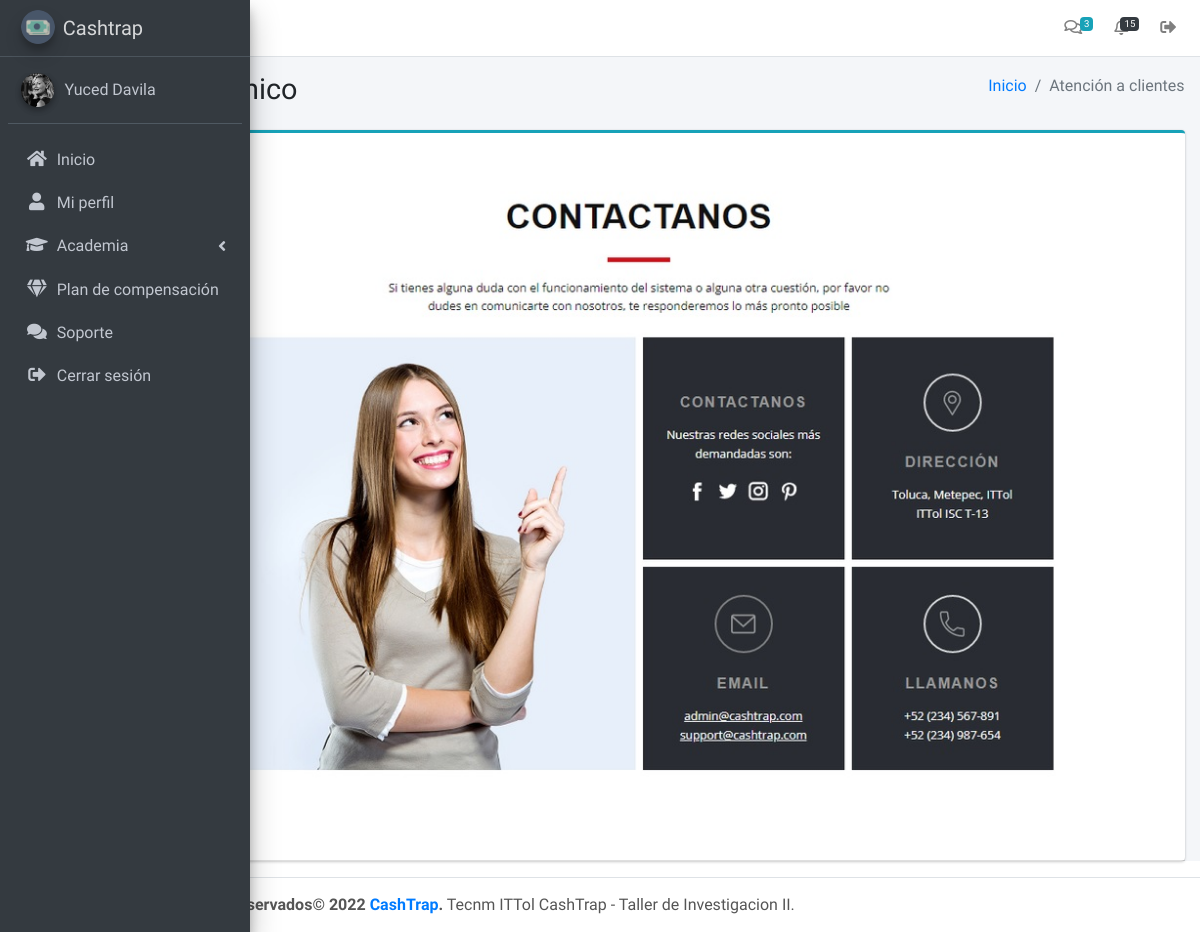
The app's page /backoffice/soporte (signed in), older data.
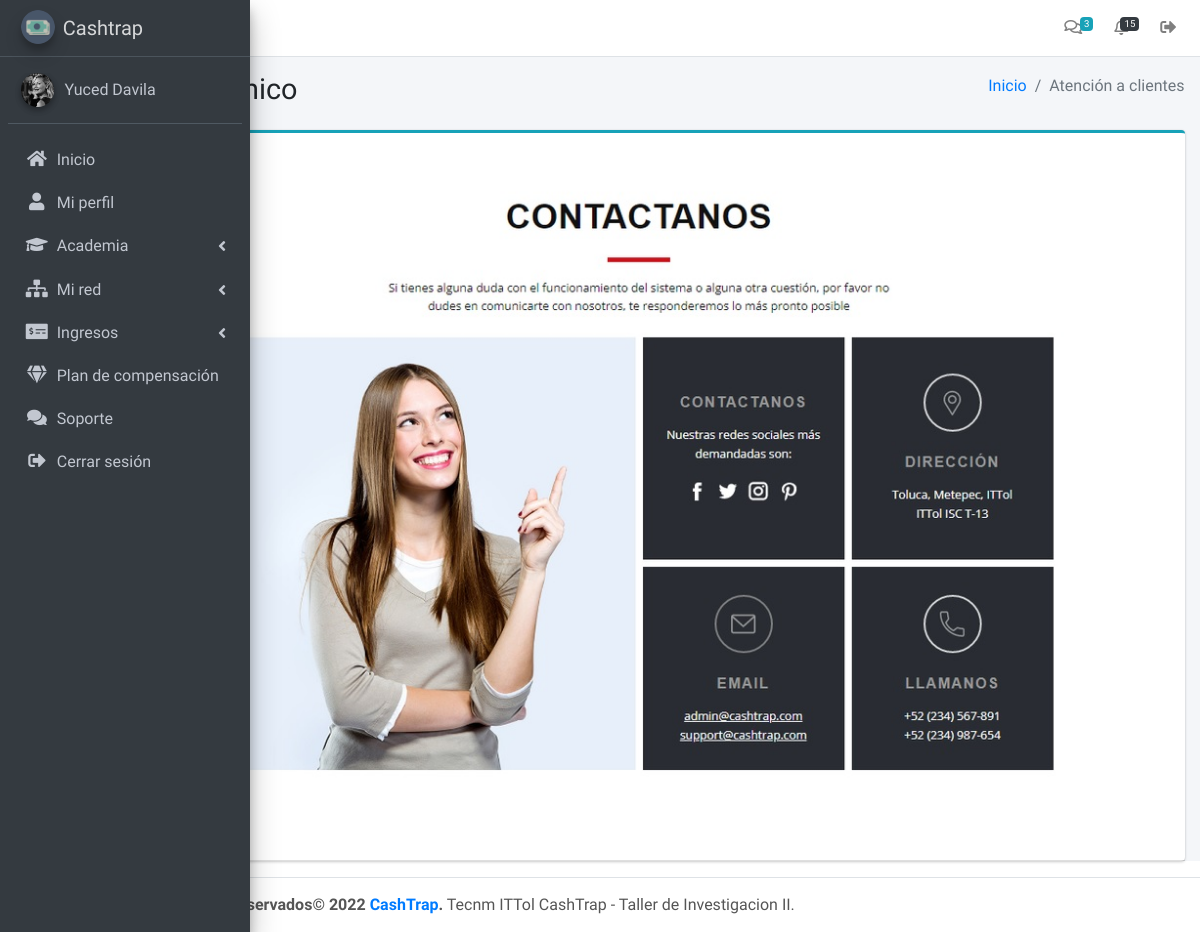
The same page, newer data.
### tables this page shows
CREATE TABLE `usuarios` (
  `id_usuario` int(11) NOT NULL,
  `perfil` text NOT NULL,
  `nombre` text NOT NULL,
  `email` text NOT NULL,
  `password` text NOT NULL,
  `suscripcion` int(11) NOT NULL,
  `id_suscripcion` text DEFAULT NULL,
  `ciclo_pago` int(11) DEFAULT NULL,
  `vencimiento` date DEFAULT NULL,
  `verificacion` int(11) NOT NULL,
  `email_encriptado` text DEFAULT NULL,
  `foto` text DEFAULT NULL,
  `enlace_afiliado` text DEFAULT NULL,
  `patrocinador` text DEFAULT NULL,
  `paypal` text DEFAULT NULL,
  `pais` text DEFAULT NULL,
  `codigo_pais` text DEFAULT NULL,
  `telefono_movil` text DEFAULT NULL,
  `firma` text DEFAULT NULL,
  `fecha_contrato` date DEFAULT NULL,
  `fecha` timestamp NOT NULL DEFAULT current_timestamp()
);

### backoffice/controladores/plantilla.controlador.php (called while the page is built)
<?php
class ControladorPlantilla{
    public function ctrPlantilla(){
        include "vistas/plantilla.php";
    }
}

### backoffice/index.php (called while the page is built, shortened)
<?php
require_once "controladores/plantilla.controlador.php";
require_once "controladores/usuarios.controlador.php";
require_once "modelos/usuarios.modelo.php";
$plantilla = new ControladorPlantilla();
$plantilla -> ctrPlantilla();

### backoffice/controladores/usuarios.controlador.php (called while the page is built, shortened)
<?php
Class ControladorUsuarios{
	static public function ctrMostrarUsuarios($item, $valor){
		$tabla = "usuarios";
		$respuesta = ModeloUsuarios::mdlMostrarUsuarios($tabla, $item, $valor);
		return $respuesta;
	}
}

### backoffice/modelos/conexion.php (called while the page is built)
<?php
class Conexion{
	static public function conectar(){
		$link = new PDO("mysql:host=localhost;dbname=cashtrap",
						"root",
						"");
		$link->exec("set names utf8");
		return $link;
	}
}

### backoffice/modelos/usuarios.modelo.php (called while the page is built, shortened)
<?php
require_once "conexion.php";
class ModeloUsuarios{
	static public function mdlMostrarUsuarios($tabla, $item, $valor){
		if($item != null && $valor != null){
			$stmt = Conexion::conectar()->prepare("SELECT * FROM $tabla WHERE $item = :$item");
			$stmt->bindParam(":".$item, $valor, PDO::PARAM_STR);
			$stmt -> execute();
			return $stmt -> fetch();
		}else{
			$stmt = Conexion::conectar()->prepare("SELECT * FROM $tabla");
			$stmt -> execute();
			return $stmt -> fetchAll();
		}
	}
}

### backoffice/vistas/paginas/modulos/menu.php (the view, shortened to what this page needs)
<aside class="main-sidebar sidebar-dark-primary elevation-4" style="overflow-x:hidden">
  <a href="inicio" class="brand-link">
  <img src="vistas/img/plantilla/icono.png" alt="AdminLTE Logo" class="brand-image img-circle elevation-3" style="opacity: .8">
    <span class="brand-text font-weight-light">Cashtrap</span>
  </a>
  <div class="sidebar">
    <div class="user-panel mt-3 pb-3 mb-3 d-flex">
      <div class="image">
      <?php if ($usuario["foto"] == ""): ?>
         <img src="vistas/img/usuarios/default/default.png" class="img-circle elevation-2" alt="User Image">
      <?php else: ?>
        <img src="<?php echo $usuario["foto"] ?>" class="img-circle elevation-2" alt="User Image">
      <?php endif ?>
      </div>
      <div class="info">
        <a href="perfil" class="d-block"><?php echo $usuario["nombre"] ?></a>
      </div>
    </div>
    <nav class="mt-2">
      <ul class="nav nav-pills nav-sidebar flex-column" data-widget="treeview" role="menu" data-accordion="false">
        <li class="nav-item">
          <a href="inicio" class="nav-link">
            <i class="nav-icon fas fa-home"></i>
            <p>Inicio</p>
          </a>
        </li>
        <li class="nav-item">
          <a href="perfil" class="nav-link">
            <i class="nav-icon fas fa-user"></i>
            <p>Mi perfil</p>
          </a>
        </li>
      <li class="nav-item has-treeview">
          <a href="#" class="nav-link">
            <i class="nav-icon fas fa-graduation-cap"></i>
            <p>
            Academia
              <i class="right fas fa-angle-left"></i>
            </p>
          </a>
        </li>
      <?php if ($usuario["suscripcion"] != 0): ?>
        <li class="nav-item has-treeview">
          <a href="#" class="nav-link">
            <i class="nav-icon fas fa-sitemap"></i>
            <p>
            Mi red
              <i class="right fas fa-angle-left"></i>
            </p>
          </a>
        </li>
         <li class="nav-item has-treeview">
          <a href="#" class="nav-link">
            <i class="nav-icon fas fa-money-check-alt"></i>
            <p>
            Ingresos
              <i class="right fas fa-angle-left"></i>
            </p>
          </a>
        </li>
         <?php endif ?>
        <li class="nav-item">
          <a href="plan-compensacion" class="nav-link">
            <i class="nav-icon fas fa-gem"></i>
            <p>Plan de compensación</p>
          </a>
        </li>
        <li class="nav-item">
          <a href="soporte" class="nav-link">
            <i class="nav-icon fas fa-comments"></i>
            <p>Soporte</p>
          </a>
        </li>
        <li class="nav-item">
          <a href="salir" class="nav-link">
            <i class="nav-icon fas fa-sign-out-alt"></i>
            <p>Cerrar sesión</p>
          </a>
        </li>
      </ul>
    </nav>
  </div>
</aside>

### backoffice/vistas/plantilla.php (shortened to what this page needs)
<?php
$item = "id_usuario";
$valor = $_SESSION["id"];
$usuario = ControladorUsuarios::ctrMostrarUsuarios($item, $valor);
?>
<!DOCTYPE html>
<html>
<head>
  <link rel="stylesheet" href="https://maxcdn.bootstrapcdn.com/bootstrap/4.1.0/css/bootstrap.min.css">
  <link rel="stylesheet" href="https://use.fontawesome.com/releases/v5.7.2/css/all.css">
  <link rel="stylesheet" href="vistas/css/plugins/adminlte.min.css">
  <link rel="stylesheet" href="vistas/css/plugins/OverlayScrollbars.min.css">
  <link rel="stylesheet" href="vistas/css/plugins/jdSlider.css">
  <link rel="stylesheet" href="vistas/css/plugins/select2.min.css">
  <link rel="stylesheet" href="vistas/css/plugins/dataTables.bootstrap4.min.css">
  <link rel="stylesheet" href="vistas/css/plugins/responsive.bootstrap.min.css">
  <link rel="stylesheet" href="vistas/css/plugins/jquery-jvectormap-1.2.2.css">
  <link rel="stylesheet" href="vistas/css/plugins/jquery.jOrgChart.css">
  <link rel="stylesheet" href="vistas/css/plugins/morris.min.css">
  <link rel="stylesheet" href="vistas/css/style.css">
</head>
<body class="hold-transition sidebar-mini sidebar-collapse">
<div class="wrapper">
<?php
include "paginas/modulos/header.php";
include "paginas/modulos/menu.php";
if(isset($_GET["pagina"])){
  if( $_GET["pagina"] == "inicio" ||
    $_GET["pagina"] == "perfil" ||
    $_GET["pagina"] == "usuarios" ||
    $_GET["pagina"] == "uninivel" ||
    $_GET["pagina"] == "binaria" ||
    $_GET["pagina"] == "matriz" ||
    $_GET["pagina"] == "ingresos-uninivel" ||
    $_GET["pagina"] == "ingresos-binaria" ||
    $_GET["pagina"] == "ingresos-matriz" ||
    $_GET["pagina"] == "plan-compensacion" ||
    $_GET["pagina"] == "soporte" ||
    $_GET["pagina"] == "salir"){
    include "paginas/".$_GET["pagina"].".php";
  }
}else{
  include "paginas/inicio.php";
}
include "paginas/modulos/footer.php";
 ?>
</div>
</body>
</html>

### backoffice/vistas/paginas/modulos/header.php (shortened to what this page needs)
<nav class="main-header navbar navbar-expand navbar-white navbar-light border-bottom">
  <ul class="navbar-nav">
    <li class="nav-item">
      <a class="nav-link" data-widget="pushmenu" href="#"><i class="fas fa-bars"></i></a>
    </li>
  </ul>
  <ul class="navbar-nav ml-auto">
    <li class="nav-item">
      <a class="nav-link" href="soporte">
        <i class="far fa-comments"></i>
        <span class="badge badge-info navbar-badge">3</span>
      </a>
    </li>
     <li class="nav-item">
      <a class="nav-link" href="uninivel">
        <span class="badge badge-dark navbar-badge">15</span>
      </a>
    </li>
     <li class="nav-item">
      <a class="nav-link" href="salir">
        <i class="fas fa-sign-out-alt"></i>
      </a>
    </li>
  </ul>
</nav>

### backoffice/vistas/paginas/soporte.php
<div class="content-wrapper" style="min-height: 1058.31px;">
  <section class="content-header">
    <div class="container-fluid">
      <div class="row mb-2">
        <div class="col-sm-6">
          <h1>Soporte Técnico</h1>
        </div>
        <div class="col-sm-6">
          <ol class="breadcrumb float-sm-right">
            <li class="breadcrumb-item"><a href="inicio">Inicio</a></li>
            <li class="breadcrumb-item active">Atención a clientes</li>
          </ol>
        </div>
      </div>
    </div>
  </section>
  <section class="content">
    <div class="container-fluid">
    <?php
      include "modulos/ayuda-soporte/contactanos.php";
     ?>
    </div>
  </section>
</div>

### backoffice/vistas/paginas/modulos/ayuda-soporte/contactanos.php (shortened to what this page needs)
<div class="card card-default color-palette-box card-info card-outline">
<div class="card-header">
	 <section class="jd-slider slide-plan-compensacion">
		<div class="slide-inner">
			<ul class="slide-area">
			<?php
				for($i = 1; $i <= 1; $i++){
					echo '<li>
			                 <img src="vistas/img/presentacion-soporte/presentacion/'.$i.'.jpg" class="img-fluid">
						</li>';
				}
			 ?>
			</ul>
		</div>
	 </section>
</div>
</div>

### backoffice/vistas/paginas/modulos/footer.php
<footer class="main-footer">
  <strong>Todos los derechos reservados© <?php echo date("Y");?> <a href="#">CashTrap</a>.</strong>
  Tecnm ITTol CashTrap - Taller de Investigacion II.
</footer>

Row changes from the older to the newer data that the page shows:
changed usuarios "Yuced Davila": suscripcion 0 → 1 (drawn)
Text that changed along with them:
text now shown: "Mi red Ingresos"
